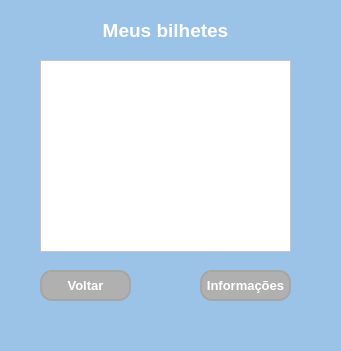
<?xml version="1.0" encoding="UTF-8"?>
<ui version="4.0">
 <class>MainWindow</class>
 <widget class="QMainWindow" name="MainWindow">
  <property name="geometry">
   <rect>
    <x>0</x>
    <y>0</y>
    <width>341</width>
    <height>351</height>
   </rect>
  </property>
  <property name="windowTitle">
   <string>MainWindow</string>
  </property>
  <property name="styleSheet">
   <string notr="true">background-color: rgb(155, 194, 231);</string>
  </property>
  <widget class="QWidget" name="centralwidget">
   <widget class="QListWidget" name="listWidget">
    <property name="geometry">
     <rect>
      <x>40</x>
      <y>60</y>
      <width>251</width>
      <height>192</height>
     </rect>
    </property>
    <property name="styleSheet">
     <string notr="true">background-color: rgb(255, 255, 255);</string>
    </property>
   </widget>
   <widget class="QLabel" name="label">
    <property name="geometry">
     <rect>
      <x>40</x>
      <y>15</y>
      <width>251</width>
      <height>31</height>
     </rect>
    </property>
    <property name="font">
     <font>
      <pointsize>14</pointsize>
      <weight>75</weight>
      <bold>true</bold>
     </font>
    </property>
    <property name="styleSheet">
     <string notr="true">color: rgb(255, 255, 255);</string>
    </property>
    <property name="text">
     <string>Meus bilhetes</string>
    </property>
    <property name="alignment">
     <set>Qt::AlignCenter</set>
    </property>
   </widget>
   <widget class="QPushButton" name="pushButton">
    <property name="geometry">
     <rect>
      <x>40</x>
      <y>270</y>
      <width>91</width>
      <height>31</height>
     </rect>
    </property>
    <property name="font">
     <font>
      <pointsize>10</pointsize>
      <weight>75</weight>
      <bold>true</bold>
     </font>
    </property>
    <property name="styleSheet">
     <string notr="true">QPushButton {	
	color: rgb(255, 255, 255);
	background-color: rgb(176, 176, 176);
	border: 2px solid rgb(166, 166, 166); 
	border-radius: 12px;
}

QPushButton:hover {
	background-color: rgb(166, 166, 166);
	border: 2px solid rgb(138, 138, 138); 
}

QPushButton:pressed {
	background-color: rgb(250, 230, 0);
	border: 2px solid rgb(255, 165, 24); 
}</string>
    </property>
    <property name="text">
     <string>Voltar</string>
    </property>
   </widget>
   <widget class="QPushButton" name="pushButton_2">
    <property name="geometry">
     <rect>
      <x>200</x>
      <y>270</y>
      <width>91</width>
      <height>31</height>
     </rect>
    </property>
    <property name="font">
     <font>
      <pointsize>10</pointsize>
      <weight>75</weight>
      <bold>true</bold>
     </font>
    </property>
    <property name="styleSheet">
     <string notr="true">QPushButton {	
	color: rgb(255, 255, 255);
	background-color: rgb(176, 176, 176);
	border: 2px solid rgb(166, 166, 166); 
	border-radius: 12px;
}

QPushButton:hover {
	background-color: rgb(166, 166, 166);
	border: 2px solid rgb(138, 138, 138); 
}

QPushButton:pressed {
	background-color: rgb(250, 230, 0);
	border: 2px solid rgb(255, 165, 24); 
}</string>
    </property>
    <property name="text">
     <string>Informações</string>
    </property>
   </widget>
  </widget>
  <widget class="QMenuBar" name="menubar">
   <property name="geometry">
    <rect>
     <x>0</x>
     <y>0</y>
     <width>341</width>
     <height>21</height>
    </rect>
   </property>
  </widget>
  <widget class="QStatusBar" name="statusbar"/>
 </widget>
 <resources/>
 <connections/>
</ui>
